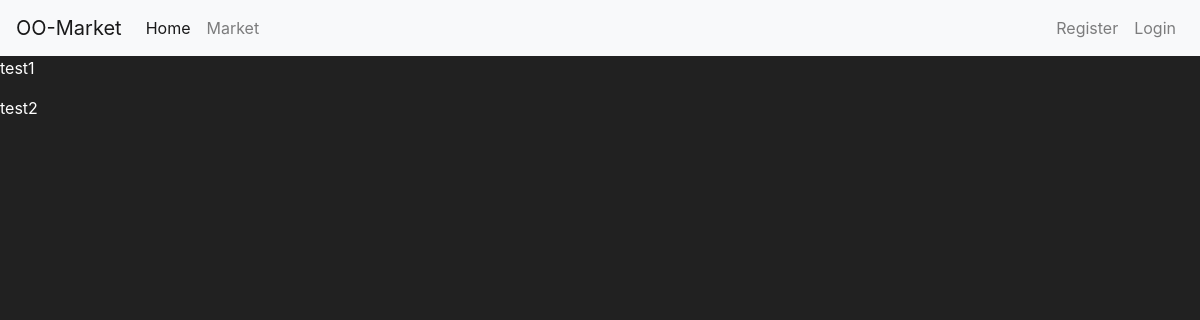
The app's page /users, older data.
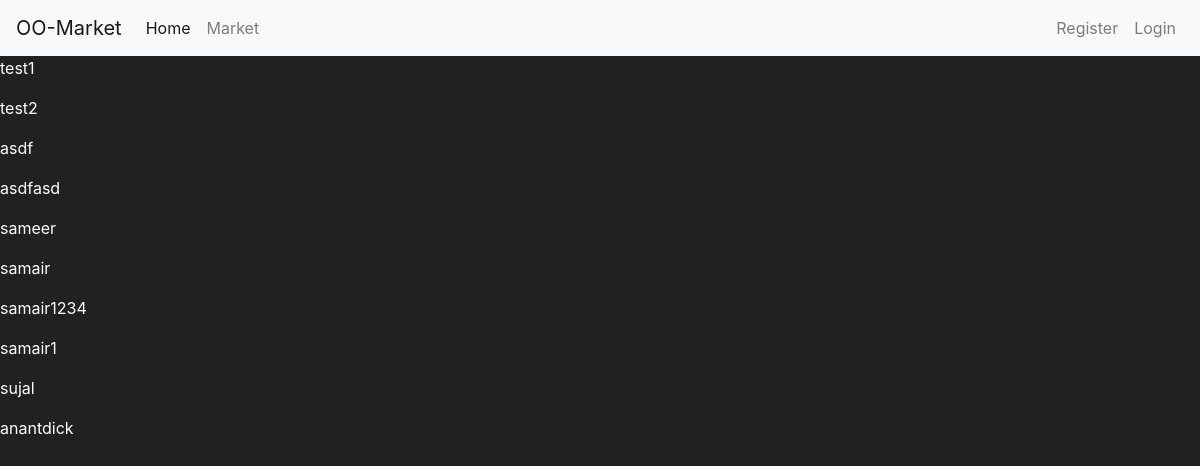
The same page, newer data.
### tables this page shows
CREATE TABLE users(
        id integer primary key autoincrement,
        username varchar(30) not null unique,
        email varchar(100) not null unique,
        password_hash varchar(60) not null,
        budget int not null default 50);

### app.py (the view)
@app.route("/users")
def user():
    db=get_conn()
    cursor=db.cursor()
    cursor.execute('''
    select * from users
    ''')
    users=cursor.fetchall()
    return render_template("list_users.html",users=users)

### app.py (called while the page is built)
def get_conn():
    conn=sqlite3.connect("database.db")
    conn.row_factory=sqlite3.Row
    return conn

### templates/list_users.html
{%extends "parent.html"%}
{%block content%}
{%for user in users%}
<p>{{user["username"]}}</p>
{%endfor%}
{%endblock%}

### templates/parent.html (shortened to what this page needs)
<!doctype html>
<html lang="en">
  <head>
    <link rel="stylesheet" href="https://cdn.jsdelivr.net/npm/bootstrap@4.4.1/dist/css/bootstrap.min.css">
  </head>
  <body>
    <nav class="navbar navbar-expand-lg navbar-light bg-light">
        <a class="navbar-brand" href="#">OO-Market</a>
        <div class="collapse navbar-collapse" id="navbarNav">
          <ul class="navbar-nav">
            <li class="nav-item active">
              <a class="nav-link" href="{{url_for('main')}}">Home <span class="sr-only">(current)</span></a>
            </li>
            <li class="nav-item">
              <a class="nav-link" href="{{url_for('market')}}">Market</a>
            </li>
            </ul>
            <ul class="navbar-nav ml-auto">
            {% if 'user' not  in session %}
            <li class="nav-item">
              <a class="nav-link" href="{{url_for('register')}}">Register</a>
            </li>
            {%endif%}
            {%if 'user' not in session %}
            <li class="nav-item">
              <a class="nav-link" href="{{url_for('login')}}">Login</a>
            </li>
            {%endif %}
          </ul>
        </div>
      </nav>
      {%block content%}
      {%endblock%}
  </body>
</html>

### templates/parent.html (style rules this page uses)
body { background-color: #212121; color:white }

Row changes from the older to the newer data that the page shows:
added users: username "asdf"
added users: username "asdfasd"
added users: username "sameer"
added users: username "samair"
added users: username "samair1234"
added users: username "samair1"
added users: username "sujal"
added users: username "anantdick"
